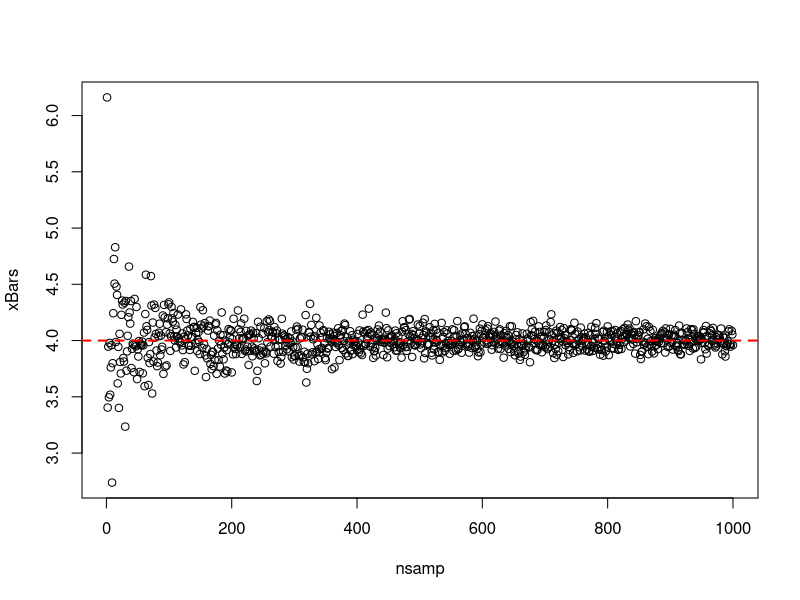
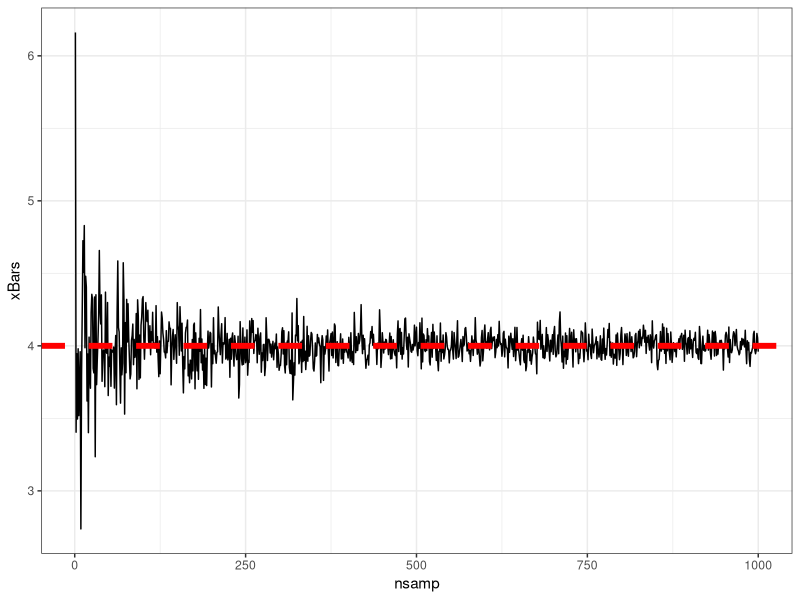
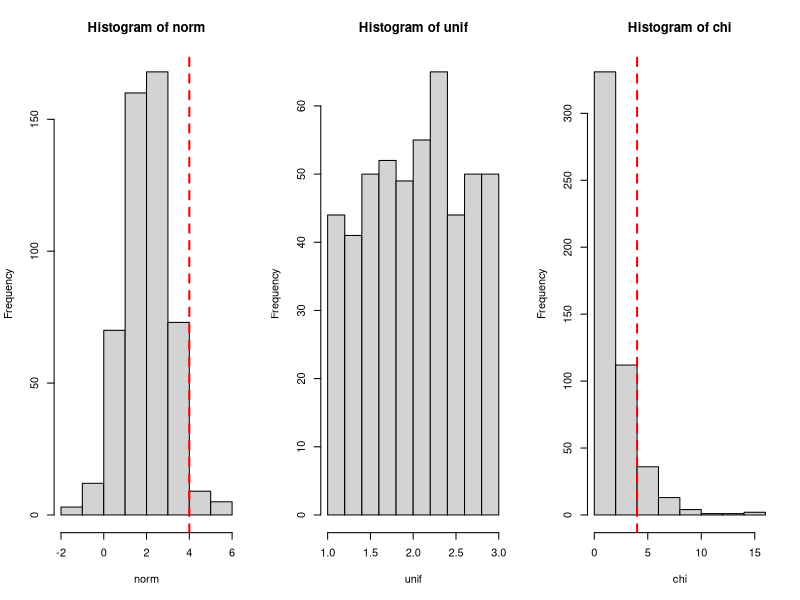
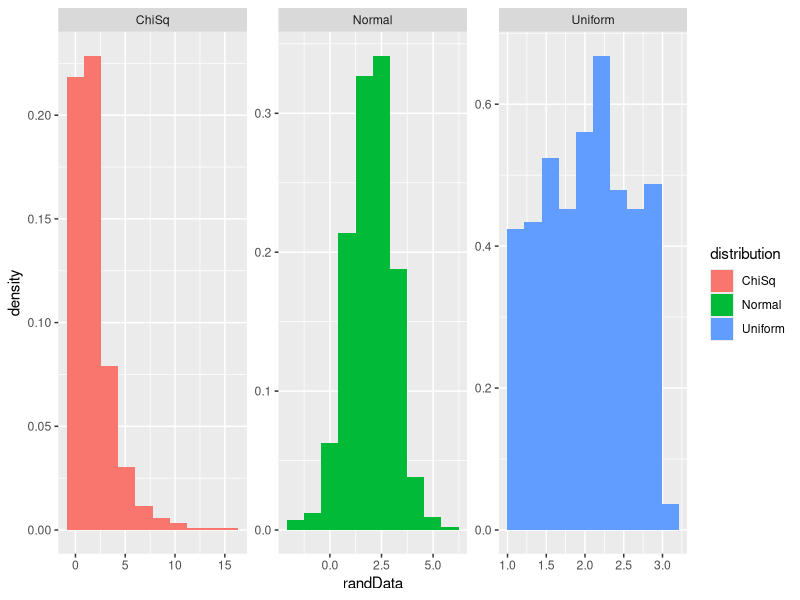
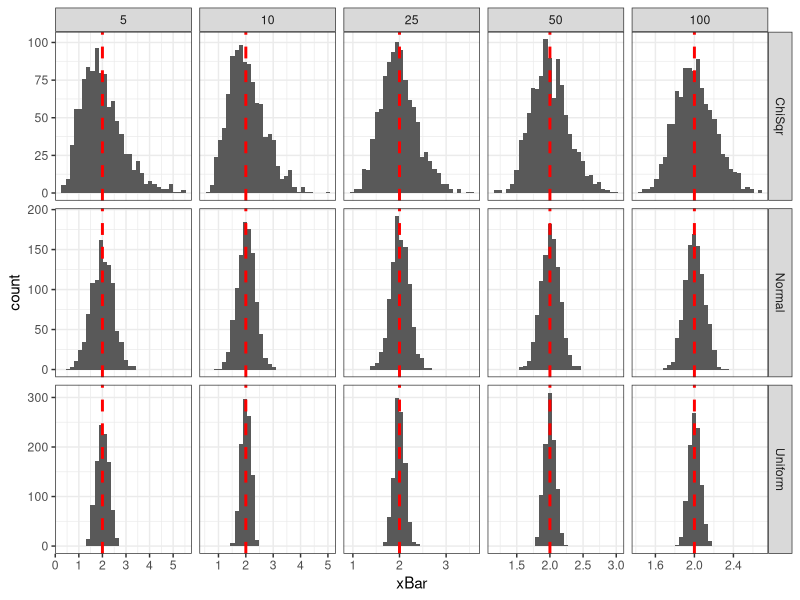

Write the R code that produced these figures, in order.
## ---- chunk 1
### CREATE A CONSTANT VARIABLE NAMED "A" 
### PICK YOUR FAVORITE NUMBER!

## INSERT CODE HERE ##
## ---- chunk 2
### GENERATE 10 VALUES FROM rnorm

## INSERT CODE HERE ##
## ---- chunk 3
### SET A SEED 

## INSERT CODE HERE ##

### TRY AGAIN 
### GENERATE 10 VALUES FROM rnorm

## INSERT CODE HERE ##
## ---- chunk 4
### READ THE DOCUMENTATION FOR THE rnorm
?rnorm
help(rnorm)
## ---- chunk 5
### SAMPLE 100
### MEAN = 4
### SD = 2

### REMEMBER TO STORE

## INSERT CODE HERE ##
## ---- chunk 6
### HISTOGRAM

## INSERT CODE HERE ##
## ---- chunk 7
### SAMPLE MEAN

## INSERT CODE HERE ##
## ---- chunk 8
### SMALLER SAMPLE

## INSERT CODE HERE ##

### BIGGER SAMPLE

## INSERT CODE HERE ##
## ---- chunk 9
### LLN
nsamp<-1:1000
xBars<-c()

for(i in 1:length(nsamp)){
  thisSamp<-rnorm(n=nsamp[i], mean=4, sd=2)
  thisXBar<-mean(thisSamp)
  
  ### CONCATINATE! 
  xBars<-c(xBars, thisXBar)
}

## ---- chunk 10
### BASE R GRAPHICS
plot(nsamp, xBars)
abline(h=4, col="red", lty=2, lwd=2)
## ---- chunk 11
### FIRST: MAKE A DATAFRAME
llnSim<-data.frame(nsamp, xBars)

### SECOND: GGPLOT
#install.packages("tidyverse")
library(tidyverse)

ggplot(data=llnSim, aes(x=nsamp, y=xBars))+
  geom_line()+
  geom_hline(yintercept = 4, lwd=2, lty=2, color="red")+
  theme_bw()

## ---- chunk 12
### NORMAL (MEAN=4, SD=2)
norm<-rnorm(n=500, mean=2, sd=1)

### UNIFORM (MIN=2, MAX=6)
unif<-runif(n=500, min=1, max=3)

### CHI-SQUARE (DF=4)
chi<-rchisq(n=500, df=2)

### GRAPHICS IN BASE R
### PLOT IN ONE ROW
par(mfrow=c(1,3)) # PLOTS THREE BASE R GRAPHICS IN A ROW
hist(norm)
abline(v=4, col="red", lwd=2, lty=2)

hist(unif)
abline(v=4, col="red", lwd=2, lty=2)

hist(chi)
abline(v=4, col="red", lwd=2, lty=2)

par(mfrow=c(1,1)) ## RESET BACK TO NORMAL
## ---- chunk 13
### GRAPHICS IN GGPLOT

### FIRST MAKE A DATAFRAME
dist_DF<-data.frame(distribution=c(rep("Normal", 500), 
                                   rep("Uniform", 500), 
                                   rep("ChiSq", 500)), 
                    randData=c(norm, unif, chi))

### GGPLOT WITH FACET
ggplot(data=dist_DF, aes(x=randData, fill=distribution))+
  geom_histogram(aes(y=after_stat(density)), bins=10)+
  facet_wrap(.~distribution, scales="free")
## ---- chunk 14
### SAMPLE SIZES
nsim<-1000
nSamps<-c(5, 10, 25, 50, 100)

### CREATE A BLANK MATRIX TO STORE DATA
normXBar<-matrix(nrow=nsim*length(nSamps),
                 ncol=4)

unifXBar<-matrix(nrow=nsim*length(nSamps),
                 ncol=4)

chiXBar<-matrix(nrow=nsim*length(nSamps),
                 ncol=4)

for(i in 1:length(nSamps)){
  for(j in 1:nsim){
    thisNorm<-rnorm(n=nSamps[i], mean=2, sd=1)
    thisUnif<-runif(n=nSamps[i], min=1, max=3)
    thisChi<-rchisq(n=nSamps[i], df=2)
    
    ### STORE THE SIMULATION DATA
    row<-j+(i-1)*nsim
    
    ### SIMULATION
    normXBar[row, 1]<-j
    unifXBar[row, 1]<-j
    chiXBar[row, 1]<-j
      
    ### SAMPLE SIZE
    normXBar[row, 2]<- nSamps[i]
    unifXBar[row, 2]<- nSamps[i]
    chiXBar[row, 2]<- nSamps[i]
    
    ### SAMPLE MEAN
    normXBar[row, 3]<-mean(thisNorm)
    unifXBar[row, 3]<-mean(thisUnif)
    chiXBar[row, 3]<-mean(thisChi)
    
    ### DISTRIBUTION
     normXBar[row, 4]<-"Normal"
    unifXBar[row, 4]<-"Uniform"
    chiXBar[row, 4]<-"ChiSqr"
  }
}

### ROW BIND DATA FROM DIFFERENT DISTRIBUTIONS
simMat<-rbind(normXBar, unifXBar, chiXBar)
colnames(simMat)<-c("Sim", "SampSize", "xBar", "Distribution")

### REFORMAT TO DATAFRAME
simDat<-as.data.frame(simMat)

### COERCE VARIABLES TO NUMERICS
simDat$SampSize<-as.numeric(simDat$SampSize)
simDat$xBar<-as.numeric(simDat$xBar)

### GGPLOT
ggplot(simDat, aes(x=xBar))+
  geom_histogram()+
  geom_vline(xintercept = 2, color="red", lty=2, lwd=1)+
  facet_grid(Distribution~SampSize, scales="free")+
  theme_bw()

